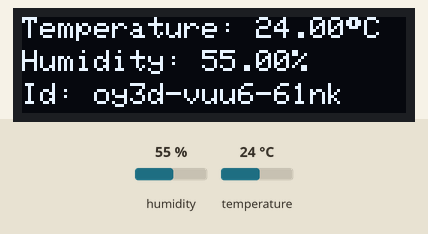
Bench run of a sketch on a simulated Arduino Uno, built with avr-gcc and run on an emulated ATmega328P. On the bench: 128×32 one-colour display. Inputs (shaded band) come from the test bench; at power-on: humidity 55 %, temperature 24 °C. Random numbers use the default seed unless the sketch sets one; EEPROM starts erased.

Above: at 3.2 s.
3.3 s: humidity set to 22 %
At 4.5 s:
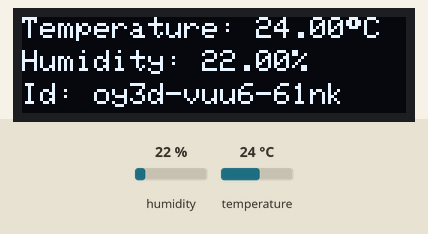
6.0 s: temperature set to 12 °C
At 6.9 s:
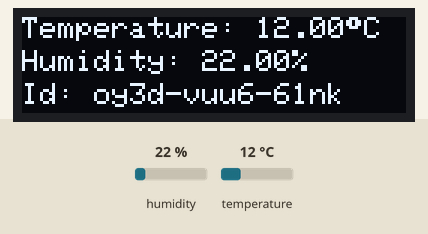
8.7 s: humidity set to 40 %
At 10.6 s:
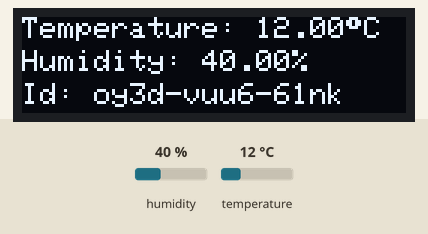
11.7 s: temperature set to 19 °C
At 13.1 s:
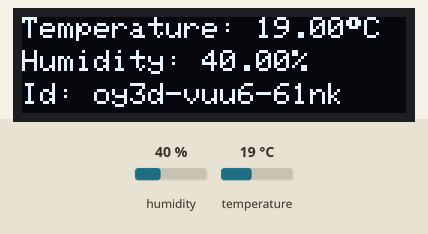
Timing chart, 0 to 14.7 s (numbered marks = the images above; inputs shaded):
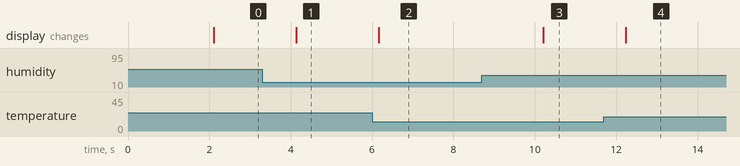

The sketch:

sc-probe-1.ino
```cpp
#include <EEPROM.h>
#include <Wire.h>
#include <DHT.h>
#include <Adafruit_GFX.h>
#include <Adafruit_SSD1306.h>

#define SCREEN_WIDTH 128
#define SCREEN_HEIGHT 32

#define DHTPIN 2
#define DHTTYPE DHT22


// Declaration for an SSD1306 display connected to I2C (SDA, SCL pins)
Adafruit_SSD1306 display(SCREEN_WIDTH, SCREEN_HEIGHT, &Wire, -1);

DHT dht(DHTPIN, DHTTYPE);


String temperatureText = "Temperature: ";
String temperatureUnit = String(char(247)) + "C";
String humidityText = "Humidity: ";
String humidityUnit = "%";
String idText = "Id: ";

String ID;
int check = 2000;
float temp;
float hum;


// Generate a 14 characters id. Example: "r6d9-i2na-nox8".
String generateId() {
  char alphanumeric[] = {"abcdefghijklmnopqrstuvwxyz0123456789"};
  String id;
  for (int i = 1; i <= 12; i++) {
    if (i != 1 && i % 4 == 1) {
      id += "-";
    }
    id += alphanumeric[random(0, 35)];
  }
  return id;
}


String readId() {
  if (EEPROM.read(42) != '$') {
    return "";
  }
  char id[14];
  for (int address = 0; address <= 15; address++) {
    id[address] = EEPROM.read(address);
  }
  return String(id);
}


void writeId(String id) {
  EEPROM.write(42, '$');
  for (int address = 0; address <= 15; address++) {
    EEPROM.write(address, id[address]);
  }
}


/*
  Check if an id is stored in the EEPROM.
  If not, generate one and save it in the EEPROM.
*/
String getBoardId() {
  String id = readId();
  if (id == "") {
    id = generateId();
    writeId(id);
  }
  return id;
}


void displayClimate(float temp, float hum) {
  display.clearDisplay();
  display.setCursor(0, 0);
  display.println(temperatureText + temp + temperatureUnit);
  display.setCursor(0, 11);
  display.println(humidityText + hum + humidityUnit);
  display.setCursor(0, 22);
  display.println(idText + ID);
  display.display();
}


void setup() {
  Serial.begin(9600);
  if (!display.begin(SSD1306_SWITCHCAPVCC, 0x3C)) {
    Serial.println(F("SSD1306 allocation failed"));
    for (;;);
  }
  delay(2000);

  display.setTextSize(1);
  display.setTextColor(WHITE);

  dht.begin();

  // Generate random seed based on analog noise.
  randomSeed(analogRead(0));
  ID = getBoardId();
}


void loop() {
  float temp = dht.readTemperature();
  float hum = dht.readHumidity();
  displayClimate(temp, hum);
  delay(check);
}
```

Measured:
- after the input at 3.3 s, the display: changes after 0.84 s (image 1)
- after the input at 6.0 s, the display: changes after 0.16 s (image 2)
- after the input at 8.7 s, the display: changes after 1.5 s (image 3)
- after the input at 11.7 s, the display: changes after 0.54 s (image 4)
